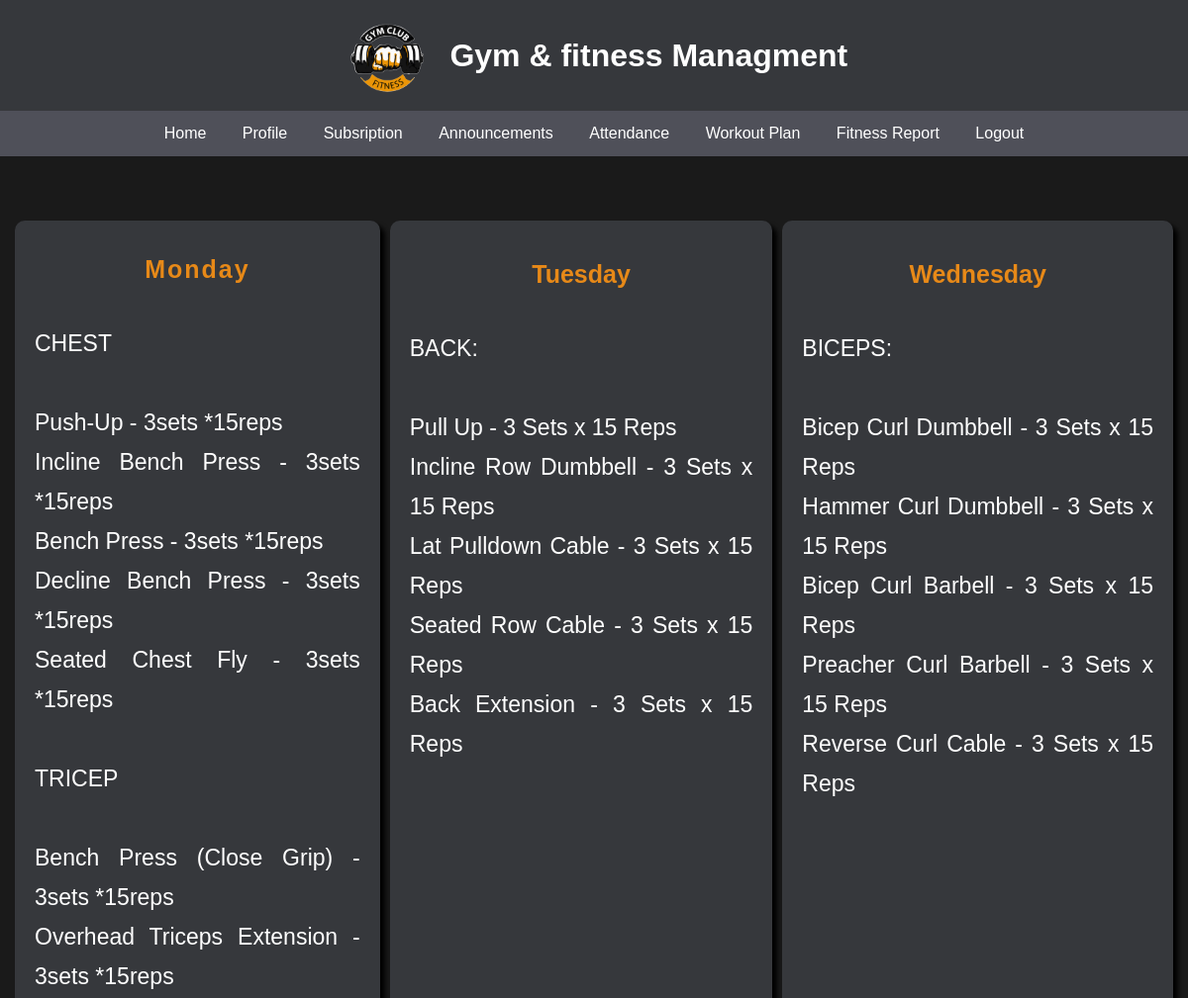
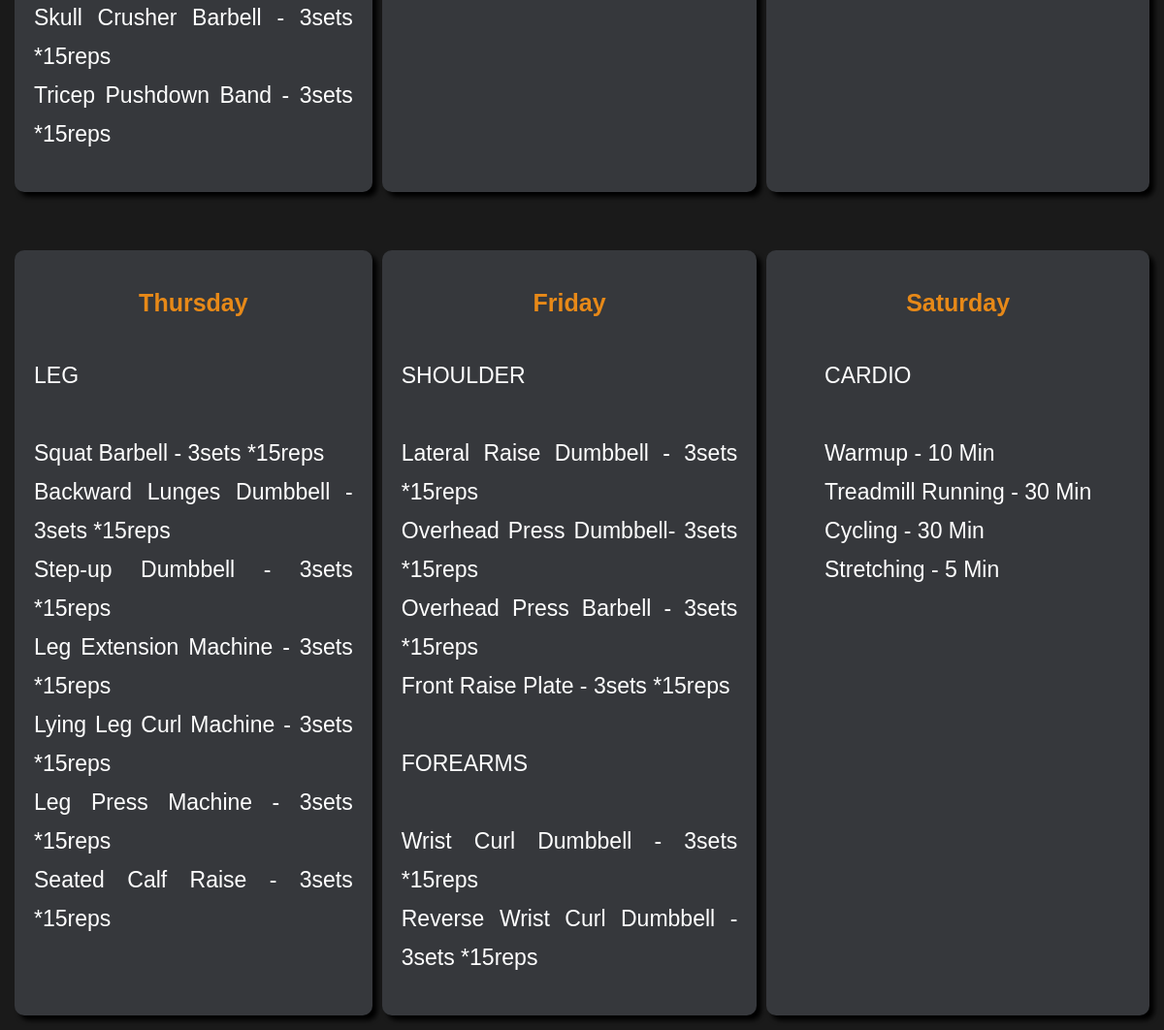
The app's page /Dashboard/User/User_workoutplan.php (signed in) with its own data (2 pictures, top to bottom).
### tables this page shows
CREATE TABLE `workout_plans` (
  `plan_id` int(11) NOT NULL,
  `day` enum('Monday','Tuesday','Wednesday','Thursday','Friday','Saturday') NOT NULL,
  `description` text NOT NULL,
  `dt` timestamp NOT NULL DEFAULT current_timestamp()
);

### Dashboard/User/User_workoutplan.php (the view, shortened to what this page needs)
<!DOCTYPE html>
<html lang="en">
    <head>
    </head>
    <body>
        <?php include '_Uheader.php';?>
        <div  class="wpshow">
        <?php
            if (isset($_SESSION['loggedin']) && $_SESSION['loggedin'] == true)
            {
                include('../../Include/_dbconnect.php');
                $sql = "SELECT `plan_id`, `day`, `description` FROM `workout_plans`";
                $result = mysqli_query($conn, $sql);
                while ($row = mysqli_fetch_assoc($result)) {
                    if($row)
                    {
                    $days = $row['day'];
                    $des = nl2br($row['description']);
                    echo"<div class='workout-main'>
                            <div class='workout-content'>
                                <div class='workout-label'>
                                <span><a style='color:#e78918;'>$days<a></span>
                                </div>
                                <div class='workout-para'>$des</div>
                            </div>
                        </div>"; }
                    else{
                        echo"NO Workout Plans Yet";
                    }
                }
            }
            else
            {
                echo "<script>alert('Invalid request.');</script>";
                echo "<script>window.location.href= User_login.php;</script>";
                exit();
            }
?>

### css/User-Dashboard.css (style rules this page uses)
* { margin: 0; padding: 0; font-family: 'Gill Sans', 'Gill Sans MT', Calibri, 'Trebuchet MS', sans-serif; }
body { background-color: #1a1a1a; color:#ffffff; }
span { padding: 10px 0px 0px 0px; text-align: center; display: block; font-size: 25px; }

### Dashboard/User/User_workoutplan.php (style rules this page uses)
.wpshow { display:grid; grid-template-rows:auto auto; grid-template-columns:auto auto auto; margin:15px; grid-gap:10px; }
.workout-main { text-align: center; margin: 50px 0px 0px 0px; background-color:#36383C; min-height: 400px; border-radius: 10px; box-shadow: 5px 5px 5px black; }
.workout-content { margin: auto; font-size: 40px; padding: 0px 20px; }
.workout-label { color: #fff; font-weight: bolder; }
.workout-label:nth-child(even) { font-size: 25px; margin: 30px 0px 20px 0px; }
.workout-label:first-child { letter-spacing: 2px; padding: 25px 0px 0px 0px; margin: 0px 0px 20px 0px; }
.workout-para { display: grid; justify-content: center; text-align: justify; color: #fff; width: 100%; margin: 40px 0px 40px; font-size: 23px; border-radius: 10px; line-height: 40px; }

### records on screen
workout_plans: day "Monday", description "CHEST Push-Up - 3sets *15reps Incline Bench Press - 3sets *15reps Bench Press - 3sets *15reps Decline Bench Press - 3sets *15reps Seated Chest Fly - 3sets *15reps TRICEP Bench Press (Close Grip) - 3sets *15reps Overhead Triceps Extension - 3sets *15reps Skull Crusher Barbell - 3sets *15reps Tricep Pushdown Band - 3sets *15reps"
workout_plans: day "Tuesday", description "BACK: Pull Up - 3 Sets x 15 Reps Incline Row Dumbbell - 3 Sets x 15 Reps Lat Pulldown Cable - 3 Sets x 15 Reps Seated Row Cable - 3 Sets x 15 Reps Back Extension - 3 Sets x 15 Reps"
workout_plans: day "Wednesday", description "BICEPS: Bicep Curl Dumbbell - 3 Sets x 15 Reps Hammer Curl Dumbbell - 3 Sets x 15 Reps Bicep Curl Barbell - 3 Sets x 15 Reps Preacher Curl Barbell - 3 Sets x 15 Reps Reverse Curl Cable - 3 Sets x 15 Reps"
workout_plans: day "Thursday", description "LEG Squat Barbell - 3sets *15reps Backward Lunges Dumbbell - 3sets *15reps Step-up Dumbbell - 3sets *15reps Leg Extension Machine - 3sets *15reps Lying Leg Curl Machine - 3sets *15reps Leg Press Machine - 3sets *15reps Seated Calf Raise - 3sets *15reps"
workout_plans: day "Friday", description "SHOULDER Lateral Raise Dumbbell - 3sets *15reps Overhead Press Dumbbell- 3sets *15reps Overhead Press Barbell - 3sets *15reps Front Raise Plate - 3sets *15reps FOREARMS Wrist Curl Dumbbell - 3sets *15reps Reverse Wrist Curl Dumbbell - 3sets *15reps"
workout_plans: day "Saturday", description "CARDIO Warmup - 10 Min Treadmill Running - 30 Min Cycling - 30 Min Stretching - 5 Min"
